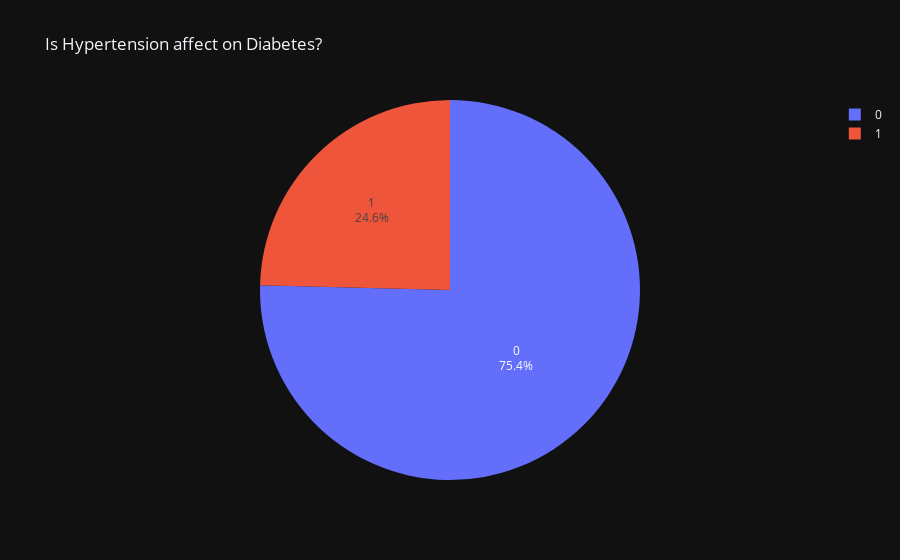

Source (notebook cell):
### Code cell
values=df['hypertension'][df['diabetes']==1].value_counts().values
index=df['hypertension'][df['diabetes']==1].value_counts().index
fig=px.pie(values=values,names=index,title='Is Hypertension affect on Diabetes?',template='plotly_dark').update_traces(textinfo='label+percent')
fig.show()

### Figure 1 — Plotly figure (JSON) as saved in the notebook; plotly's stock layout.template omitted (floating-point values rounded to 4 significant figures)
{"data": [{"domain": {"x": [0, 1], "y": [0, 1]}, "hovertemplate": "label=%{label}<br>value=%{value}<extra></extra>", "labels": [0, 1], "legendgroup": "", "name": "", "showlegend": true, "textinfo": "label+percent", "type": "pie", "values": [6396, 2086]}], "layout": {"legend": {"tracegroupgap": 0}, "title": {"text": "Is Hypertension affect on Diabetes?"}}}
